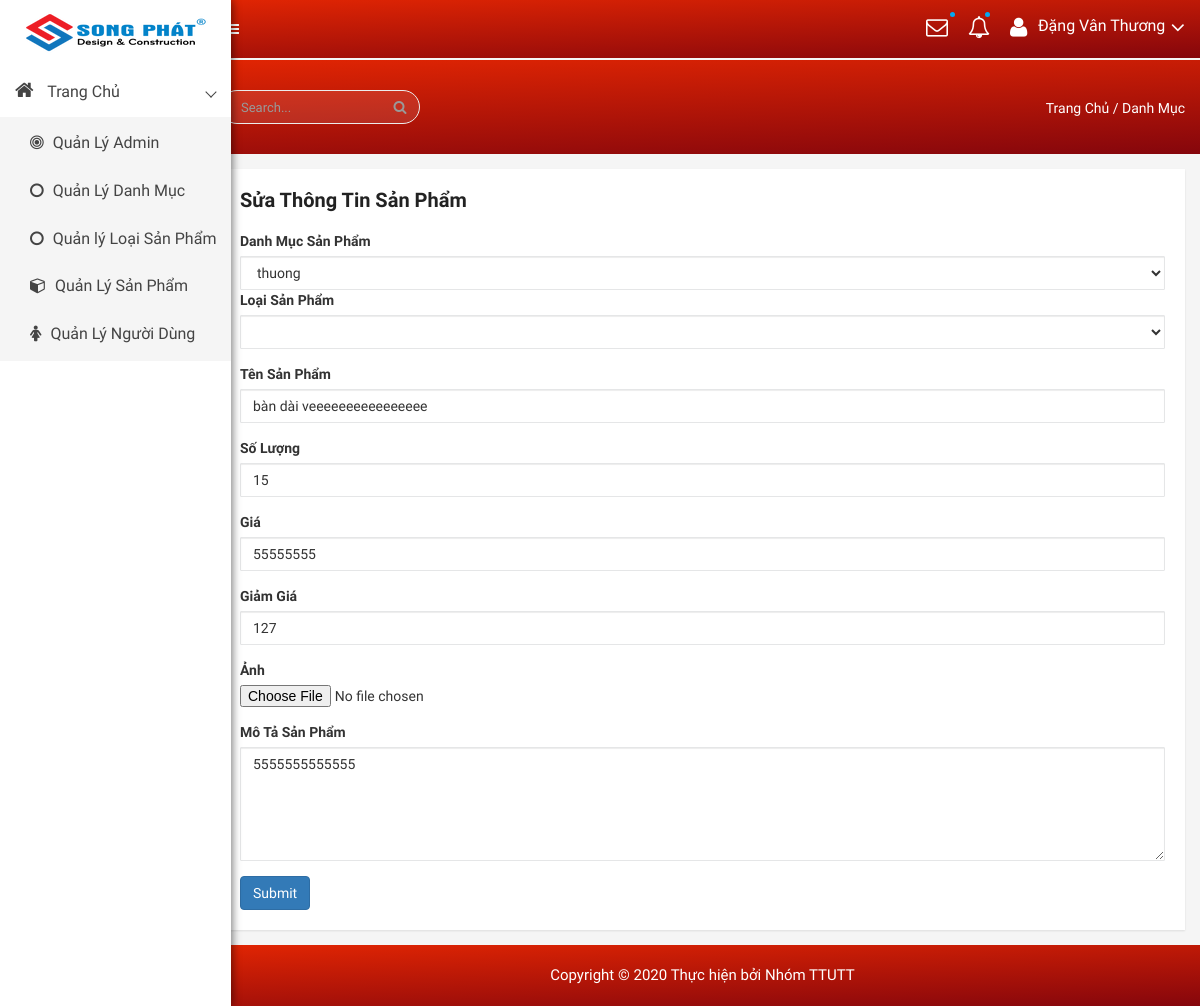
The app's page /admin/modules/product/edit.php, older data.
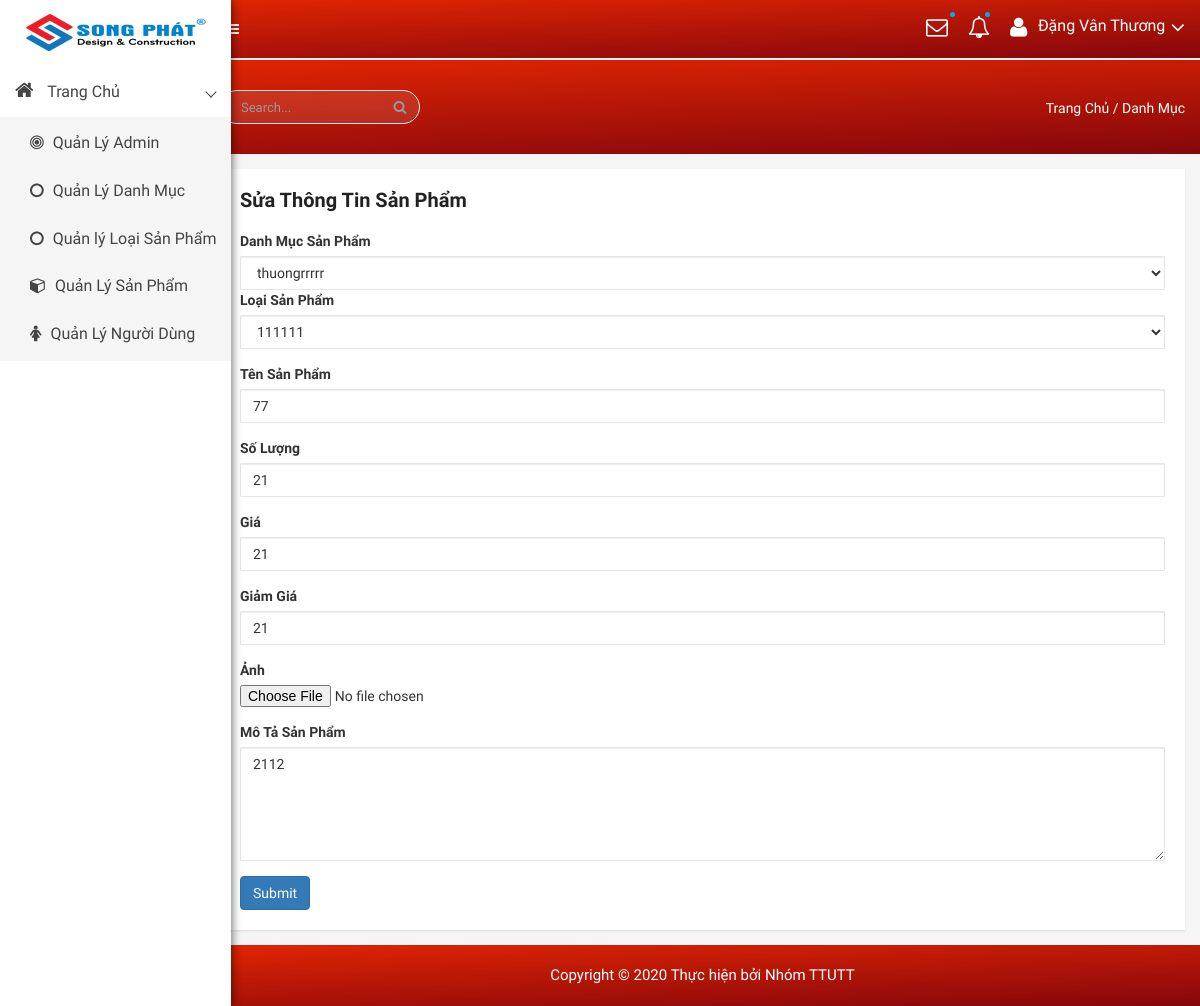
The same page, newer data.
### tables this page shows
CREATE TABLE `product` (
  `id` int(11) NOT NULL,
  `name` varchar(100) DEFAULT NULL,
  `slug` varchar(100) DEFAULT NULL,
  `soluong` int(11) NOT NULL DEFAULT 1,
  `gia` int(11) DEFAULT NULL,
  `sale` tinyint(4) DEFAULT 0,
  `avatar` varchar(100) DEFAULT NULL,
  `category` varchar(50) DEFAULT NULL,
  `type` varchar(50) NOT NULL,
  `content` text DEFAULT NULL,
  `head` int(11) NOT NULL DEFAULT 0,
  `view` int(11) DEFAULT 0,
  `hot` tinyint(4) DEFAULT 0,
  `created_at` timestamp NULL DEFAULT NULL,
  `updata_up` timestamp NULL DEFAULT NULL ON UPDATE current_timestamp()
);

CREATE TABLE `category` (
  `id` int(11) NOT NULL,
  `name` varchar(100) DEFAULT NULL,
  `slug` varchar(100) DEFAULT NULL,
  `images` varchar(100) DEFAULT NULL,
  `banner` varchar(100) DEFAULT NULL,
  `home` tinyint(100) DEFAULT 0,
  `status` tinyint(4) DEFAULT 0,
  `created_at` timestamp NOT NULL DEFAULT current_timestamp(),
  `updated` timestamp NOT NULL DEFAULT current_timestamp() ON UPDATE current_timestamp()
);

### libraries/Database.php (called while the page is built, shortened)
<?php
class DataProvider
{
	public static function ExecuteQuery($sql)
	{
		try{
			$connection = mysqli_connect("localhost","root","", "webnoithat");
			mysqli_query($connection, "set names 'utf8'");
			$result = mysqli_query($connection, $sql);
			return $result;
		}catch(Exception $ex)
		{
			return null;
		}
	}
}
?>

### admin/modules/product/edit.php (the view, shortened to what this page needs)
<?php require_once __DIR__ . "/../../layouts/header.php" ?>
<div class="product-status mg-tb-15">
    <div class="container-fluid">
        <div class="row">
            <div class="col-lg-12 col-md-12 col-sm-12 col-xs-12">
                <div class="product-status-wrap">
                    <h4>Sửa Thông Tin Sản Phẩm</h4>
                    <form action="" method="post" enctype="multipart/form-data">
                        <div class="form-group">
                        <?php
                           try {
                               $sql = "SELECT name, soluong, gia, sale, avatar, category, content FROM product";
                               $result = DataProvider::ExecuteQuery($sql);
                               $row = mysqli_fetch_array($result);
                           } catch (Exception $ex) {
                               echo "Không thể mở CSDL";
                           }
                           ?>
                            <label>Danh Mục Sản Phẩm</label>
                            <select class="form-control form-control-lg" name="loaisp">
                                <?php
                                $dsLoaiSP = DataProvider::ExecuteQuery( "SELECT id, name FROM category");
                                while($loai = mysqli_fetch_array($dsLoaiSP)){ ?>
                                 <option value='<?php echo $loai['id']?>' <?php echo $row['category']==$loai['id'] ? "selected ='selected'" : ' ' ?>> <?php echo $loai['name'] ?> </option> ;
                                <?php }?>
                            </select>
                            <div class="form-group">
                            <label>Loại Sản Phẩm</label>
                            <select class="form-control form-control-lg" name="type">
                                <?php
                                $dsLoai= DataProvider::ExecuteQuery( "SELECT * FROM `type`");
                                while($loaisp = mysqli_fetch_array($dsLoai)){
                               echo  " <option value='{$loaisp['id']}'> {$loaisp['name']} </option>"  ;
                                }
                                ?>
                            </select>
                        </div>
                        </div>
                        <div class="form-group">
                            <label>Tên Sản Phẩm</label>
                            <input type="text" class="form-control" placeholder="Enter name" name="TenSP" <?php echo "value='{$row['name']}'"?>>
                        </div>
                        <div class="form-group">
                            <label>Số Lượng</label>
                            <input type="number" class="form-control" placeholder="1" name="soluong" <?php echo "value='{$row['soluong']}'"?>>
                        </div>
                        <div class="form-group">
                            <label>Giá</label>
                            <input type="number" class="form-control" placeholder="9 000 000" name="Gia"<?php echo "value='{$row['gia']}'"?>>
                        </div>
                        <div class="form-group">
                            <label>Giảm Giá</label>
                            <input type="number" class="form-control" placeholder="1 000 000" name="GiamGia"<?php echo "value='{$row['sale']}'"?>>
                        </div>
                        <div class="form-group">
                            <label for="exampleFormControlFile1">Ảnh</label>
                            <input type="file" class="form-control-file" id="exampleFormControlFile1" name="Hinh">
                        </div>
                        <div class="form-group">
                            <label for="exampleFormControlTextarea1">Mô Tả Sản Phẩm</label>
                            <textarea class="form-control" id="exampleFormControlTextarea1" rows="5" name="noidung"><?php echo "{$row['content']}"?></textarea>
                        </div>
                        <button type="submit" class="btn btn-primary">Submit</button>
                    </form>
                </div>
            </div>
        </div>
    </div>
</div>
<?php
require_once __DIR__ . "/../../layouts/footer.php" ?>

Row changes from the older to the newer data that the page shows:
removed product: loaisp "thuong", TenSP "bàn dài veeeeeeeeeeeeeeee", soluong "15", noidung "5555555555555"
added product: loaisp "thuongrrrrr", TenSP "77", soluong "21", noidung "2112"
Text that changed along with them:
form field type: (not shown) → "111111"
form field Gia: "55555555" → "21"
form field GiamGia: "127" → "21"
